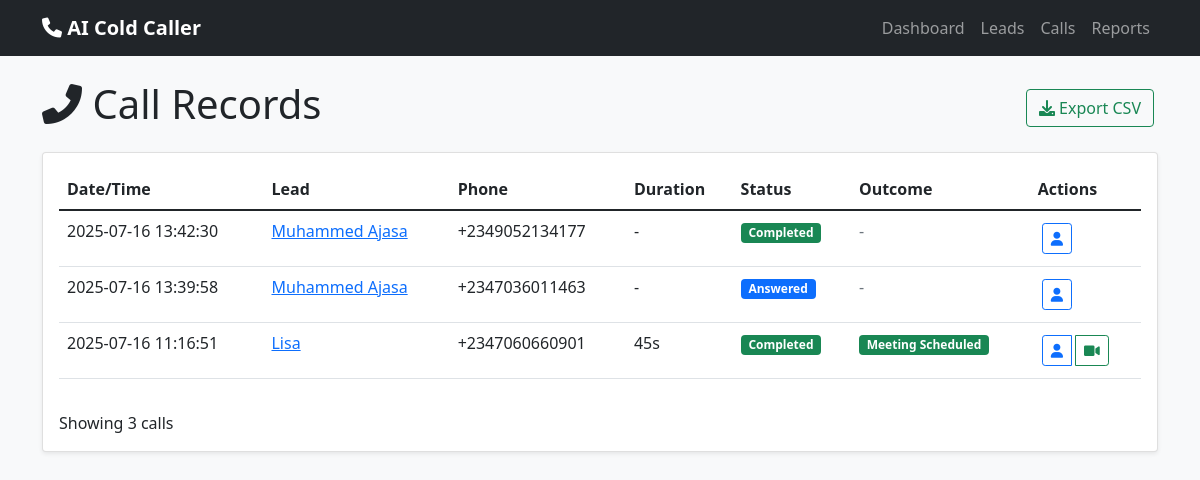
The app's page /calls with its own data.
### database/models.py (models this page shows, shortened)
class CallRecord(Base):
    __tablename__ = 'call_records'
    id = Column(Integer, primary_key=True)
    lead_id = Column(Integer, ForeignKey('leads.id'), nullable=False)
    twilio_call_sid = Column(String(50), unique=True)
    status = Column(String(20), default='initiated')  # initiated, ringing, answered, completed, failed
    duration = Column(Integer)  # seconds
    outcome = Column(String(30))  # answered, no_answer, busy, meeting_scheduled, rejected, etc.
    transcript = Column(Text)
    ai_summary = Column(Text)
    conversation_turns = Column(Integer, default=0)
    engagement_score = Column(Float)
    google_meet_link = Column(String(200))
    meeting_scheduled_time = Column(DateTime)
    called_at = Column(DateTime, default=datetime.utcnow)
    answered_at = Column(DateTime)
    ended_at = Column(DateTime)
    notes = Column(Text)
    recording_url = Column(String(200))
    lead = relationship("Lead", back_populates="call_records")

class Lead(Base):
    __tablename__ = 'leads'
    id = Column(Integer, primary_key=True)
    name = Column(String(100), nullable=False)
    phone = Column(String(20), nullable=False, unique=True)
    email = Column(String(100))
    company = Column(String(100))
    industry = Column(String(50))
    title = Column(String(100))
    status = Column(String(20), default='pending')  # pending, calling, called, scheduled, failed, not_interested
    priority = Column(Integer, default=1)  # 1=low, 2=medium, 3=high
    source = Column(String(50))  # csv_import, manual, api, etc.
    notes = Column(Text)
    created_at = Column(DateTime, default=datetime.utcnow)
    updated_at = Column(DateTime, default=datetime.utcnow, onupdate=datetime.utcnow)
    last_called = Column(DateTime)
    call_records = relationship("CallRecord", back_populates="lead", cascade="all, delete-orphan")
    queue_entries = relationship("CallQueue", back_populates="lead", cascade="all, delete-orphan")

### web/dashboard.py (the view)
@app.route('/calls')
def calls_list():
    try:
        page = request.args.get('page', 1, type=int)
        limit = 50
        offset = (page - 1) * limit
        call_records = get_call_records(limit=limit)
        return render_template('calls.html',
            call_records=call_records,
            current_page=page,
            format_duration=format_duration
        )
    except Exception as e:
        logger.error(f"Calls list error: {e}")
        flash(f'Error loading calls: {str(e)}', 'error')
        return redirect(url_for('dashboard'))

### database/crud.py (called while the page is built)
def get_db() -> Session:
    db = SessionLocal()
    try:
        return db
    except Exception as e:
        db.close()
        raise

def get_call_records(lead_id: int = None, limit: int = None) -> List[CallRecord]:
    db = get_db()
    try:
        from sqlalchemy.orm import joinedload
        query = db.query(CallRecord).options(joinedload(CallRecord.lead))
        if lead_id:
            query = query.filter(CallRecord.lead_id == lead_id)
        query = query.order_by(desc(CallRecord.called_at))
        if limit:
            query = query.limit(limit)
        records = query.all()
        for record in records:
            db.expunge(record)
        return records
    except Exception as e:
        logger.error(f"Error getting call records: {e}")
        return []
    finally:
        db.close()

### web/templates/calls.html (shortened to what this page needs)
{% extends "base.html" %}
{% block content %}
<div class="row">
    <div class="col-12 d-flex justify-content-between align-items-center">
        <h1><i class="fas fa-phone-alt"></i> Call Records</h1>
        <a href="/export/calls" class="btn btn-outline-success">
            <i class="fas fa-download"></i> Export CSV
        </a>
    </div>
</div>
<div class="row mt-3">
    <div class="col-12">
        <div class="card">
            <div class="card-body">
                {% if call_records %}
                    <div class="table-responsive">
                        <table class="table table-hover">
                            <thead>
                                <tr>
                                    <th>Date/Time</th>
                                    <th>Lead</th>
                                    <th>Phone</th>
                                    <th>Duration</th>
                                    <th>Status</th>
                                    <th>Outcome</th>
                                    <th>Actions</th>
                                </tr>
                            </thead>
                            <tbody>
                                {% for call in call_records %}
                                <tr>
                                    <td>{{ call.called_at.strftime('%Y-%m-%d %H:%M:%S') if call.called_at else 'Unknown' }}</td>
                                    <td>
                                        {% if call.lead %}
                                            <a href="/leads/{{ call.lead_id }}">{{ call.lead.name }}</a>
                                        {% else %}
                                            Lead #{{ call.lead_id }}
                                        {% endif %}
                                    </td>
                                    <td>
                                        {% if call.lead %}
                                            {{ call.lead.phone }}
                                        {% else %}
                                            Unknown
                                        {% endif %}
                                    </td>
                                    <td>
                                        {% if call.duration %}
                                            {% if call.duration < 60 %}
                                                {{ call.duration }}s
                                            {% else %}
                                                {{ (call.duration // 60) }}m {{ (call.duration % 60) }}s
                                            {% endif %}
                                        {% else %}
                                            -
                                        {% endif %}
                                    </td>
                                    <td>
                                        <span class="badge bg-{{
                                            'success' if call.status == 'completed'
                                            else 'primary' if call.status == 'answered'
                                            else 'warning' if call.status == 'initiated'
                                            else 'danger' if call.status == 'failed'
                                            else 'secondary'
                                        }}">
                                            {{ call.status.replace('_', ' ').title() if call.status else 'Unknown' }}
                                        </span>
                                    </td>
                                    <td>
                                        {% if call.outcome %}
                                            <span class="badge bg-{{
                                                'success' if call.outcome == 'meeting_scheduled'
                                                else 'info' if call.outcome == 'answered'
                                                else 'warning' if call.outcome in ['no_answer', 'busy']
                                                else 'danger' if call.outcome == 'rejected'
                                                else 'secondary'
                                            }}">
                                                {{ call.outcome.replace('_', ' ').title() }}
                                            </span>
                                        {% else %}
                                            <span class="text-muted">-</span>
                                        {% endif %}
                                    </td>
                                    <td>
                                        <div class="btn-group" role="group">
                                            {% if call.lead %}
                                                <a href="/leads/{{ call.lead_id }}" class="btn btn-sm btn-outline-primary" title="View Lead">
                                                    <i class="fas fa-user"></i>
                                                </a>
                                            {% endif %}
                                            {% if call.google_meet_link %}
                                                <a href="{{ call.google_meet_link }}" target="_blank" class="btn btn-sm btn-outline-success" title="Join Meeting">
                                                    <i class="fas fa-video"></i>
                                                </a>
                                            {% endif %}
                                        </div>
                                    </td>
                                </tr>
                                {% endfor %}
                            </tbody>
                        </table>
                    </div>
                    <div class="d-flex justify-content-between align-items-center mt-3">
                        <p class="mb-0">Showing {{ call_records|length }} calls</p>
                    </div>
                {% endif %}
            </div>
        </div>
    </div>
</div>
{% endblock %}

### web/templates/base.html (style rules this page uses)
body { background-color: #f8f9fa; }
.card { box-shadow: 0 0.125rem 0.25rem rgba(0, 0, 0, 0.075); }
.btn { margin: 0.25rem; }

### records on screen
CallRecord: called_at "2025-07-16 13:42:30", lead.name "Muhammed Ajasa", lead.phone "+2349052134177", status.replace "Completed"
CallRecord: called_at "2025-07-16 13:39:58", lead.name "Muhammed Ajasa", lead.phone "+2347036011463", status.replace "Answered"
CallRecord: called_at "2025-07-16 11:16:51", lead.name "Lisa", lead.phone "+2347060660901", duration "45", status.replace "Completed", outcome.replace "Meeting Scheduled"

### other values on screen
{{ call_records|length }} "3"
